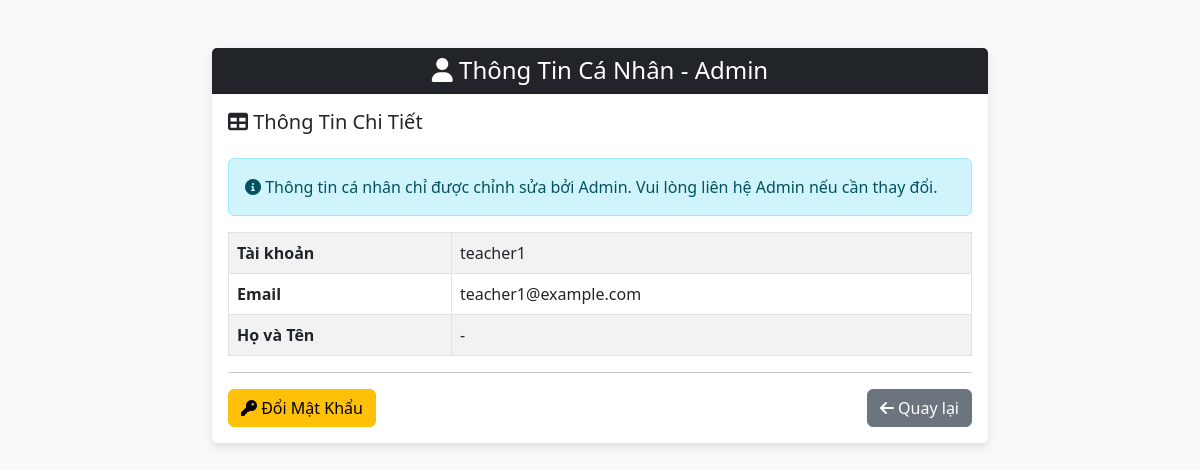
The page /profile (signed in) on the database as committed earlier.
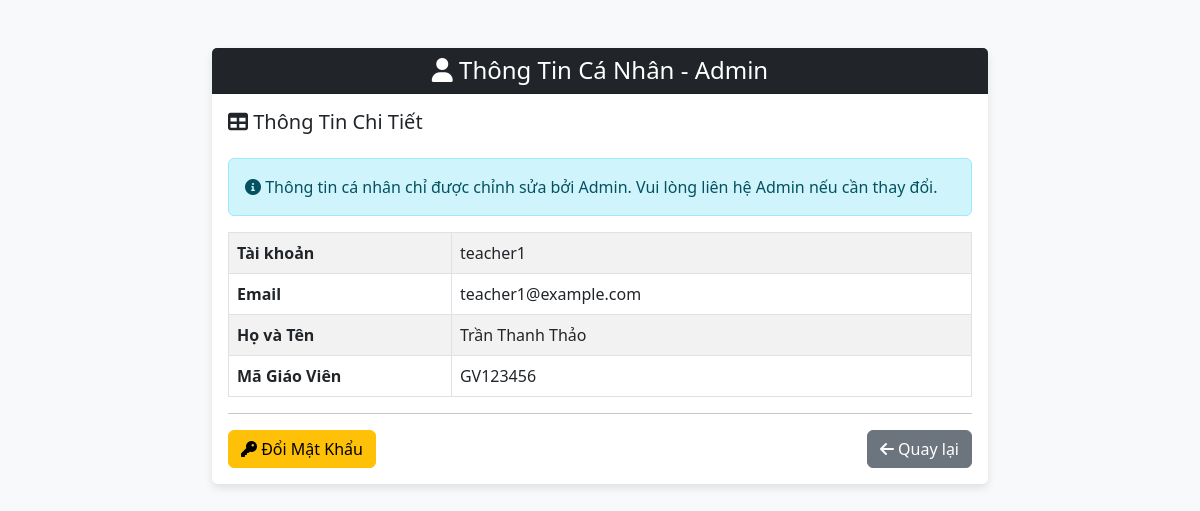
The same page on the database as committed later.
### tables this page shows
CREATE TABLE users (
            id INTEGER PRIMARY KEY AUTOINCREMENT,
            username TEXT UNIQUE,
            password TEXT,
            role TEXT,
            email TEXT UNIQUE,
            rsa_private BLOB,
            salt TEXT,
            full_name TEXT,
            student_id TEXT,
            class_name TEXT,
            status TEXT DEFAULT 'approved',
            approval_note TEXT,
            selected_teachers TEXT,
            teacher_id TEXT,
            failed_attempts INTEGER DEFAULT 0,
            lock_until TEXT
        , is_deleted INTEGER DEFAULT 0, is_locked INTEGER DEFAULT 0);

### app.py (the view)
@app.route('/profile', methods=['GET','POST'])
@login_required
def profile():
    if current_user.role not in ['student', 'teacher']:
        return redirect('/dashboard')
    if current_user.role == 'student':
        row = c.execute("SELECT username, email, full_name, student_id, class_name FROM users WHERE id=?", (current_user.id,)).fetchone()
    else:  # teacher
        row = c.execute("SELECT username, email, full_name, teacher_id, NULL FROM users WHERE id=?", (current_user.id,)).fetchone()
    return render_template('profile.html', user=row, is_teacher=(current_user.role == 'teacher'), read_only=True)

### app.py (called while the page is built)
@login_manager.user_loader
def load_user(uid):
    row = c.execute("SELECT id, username, role, email FROM users WHERE id=?",(uid,)).fetchone()
    return User(*row) if row else None

@app.before_request
def ensure_csrf_token():
    if 'csrf_token' not in session:
        session['csrf_token'] = secrets.token_hex(16)

@app.after_request
def set_security_headers(resp):
    resp.headers['X-Frame-Options'] = 'SAMEORIGIN'
    resp.headers['X-Content-Type-Options'] = 'nosniff'
    resp.headers['Referrer-Policy'] = 'no-referrer'
    resp.headers['Content-Security-Policy'] = "default-src 'self'; script-src 'self' https://cdn.jsdelivr.net 'unsafe-inline' blob:; worker-src 'self' blob:; style-src 'self' https://cdn.jsdelivr.net https://cdnjs.cloudflare.com 'unsafe-inline'; font-src 'self' https://cdnjs.cloudflare.com; img-src 'self' data:; frame-ancestors 'self'; object-src 'none'"
    return resp

### templates/profile.html (shortened to what this page needs)
<!DOCTYPE html>
<html lang="vi">
<head>
    <link href="https://cdn.jsdelivr.net/npm/bootstrap@5.3.0/dist/css/bootstrap.min.css" rel="stylesheet">
    <link href="https://cdnjs.cloudflare.com/ajax/libs/font-awesome/6.0.0/css/all.min.css" rel="stylesheet">
</head>
<body class="bg-light">
    <div class="container-fluid py-5">
        <div class="row justify-content-center">
            <div class="col-lg-8 col-md-10">
                <div class="card card-custom">
                    <div class="card-header bg-dark text-white text-center">
                        <h4 class="mb-0"><i class="fas fa-user"></i> Thông Tin Cá Nhân - Admin</h4>
                    </div>
                    <div class="card-body">
                        <h5 class="mb-4"><i class="fas fa-table"></i> Thông Tin Chi Tiết</h5>
                        <div class="alert alert-info">
                            <i class="fas fa-info-circle"></i> Thông tin cá nhân chỉ được chỉnh sửa bởi Admin. Vui lòng liên hệ Admin nếu cần thay đổi.
                        </div>
                        <table class="table table-bordered table-striped">
                            <tr>
                                <th width="30%">Tài khoản</th>
                                <td>{{ user[0] }}</td>
                            </tr>
                            <tr>
                                <th>Email</th>
                                <td>{{ user[1] }}</td>
                            </tr>
                            <tr>
                                <th>Họ và Tên</th>
                                <td>{{ user[2] or '-' }}</td>
                            </tr>
                            {% if user[3] %}
                            <tr>
                                <th>{% if is_teacher %}Mã Giáo Viên{% else %}Mã Sinh Viên{% endif %}</th>
                                <td>{{ user[3] }}</td>
                            </tr>
                            {% endif %}
                        </table>
                        <hr>
                        <div class="d-flex justify-content-between">
                            <a href="/change_password" class="btn btn-warning">
                                <i class="fas fa-key"></i> Đổi Mật Khẩu
                            </a>
                            <a href="/dashboard" class="btn btn-secondary">
                                <i class="fas fa-arrow-left"></i> Quay lại
                            </a>
                        </div>
                    </div>
                </div>
            </div>
        </div>
    </div>
</body>
</html>

Rows that differ between the two databases and show on the page:
changed users "teacher1": full_name (not shown) → "Trần Thanh Thảo"; teacher_id empty → "GV123456" (drawn); teacher (not shown) → "GV123456"
Other text that changed with them:
{{ user[2] or '-' }}: "-" → (not shown)
text now shown: "Mã Giáo Viên"
